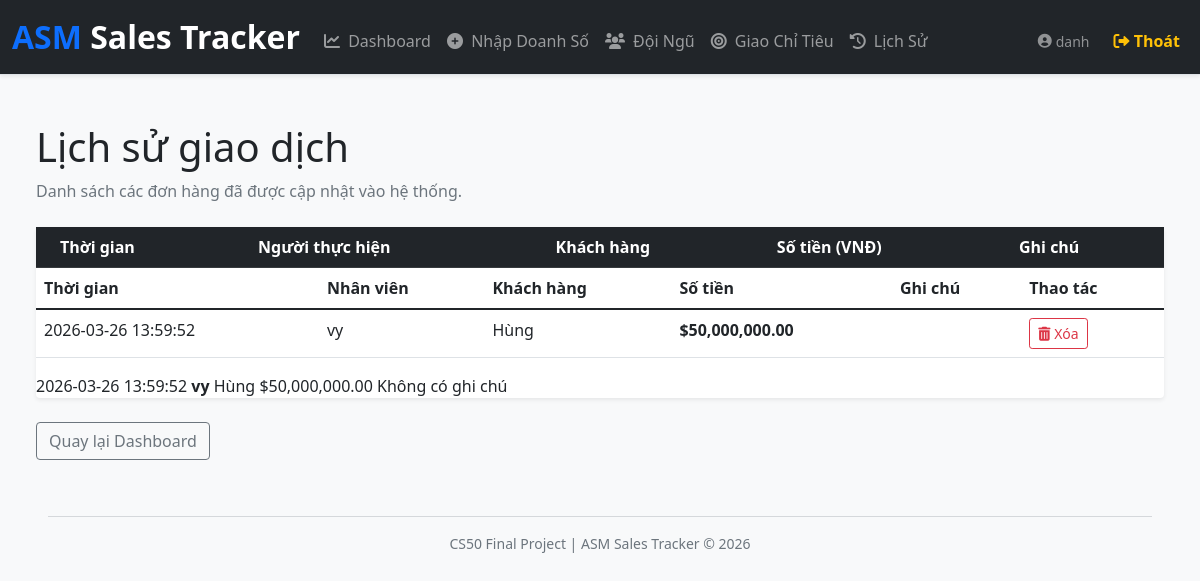
Screenshot of /history (signed in) with the database file from the repository.
### tables this page shows
CREATE TABLE sales (
    id INTEGER PRIMARY KEY AUTOINCREMENT,
    user_id INTEGER NOT NULL,
    amount REAL NOT NULL,
    customer_name TEXT,
    note TEXT,
    timestamp DATETIME DEFAULT CURRENT_TIMESTAMP,
    FOREIGN KEY(user_id) REFERENCES users(id)
);

CREATE TABLE users (
    id INTEGER PRIMARY KEY AUTOINCREMENT,
    username TEXT NOT NULL UNIQUE,
    hash TEXT NOT NULL,
    full_name TEXT NOT NULL,
    role_level INTEGER NOT NULL,
    manager_id INTEGER,
    region TEXT,
    FOREIGN KEY(manager_id) REFERENCES users(id)
);

### app.py (the view, shortened to what this page needs)
@app.route("/history")
@login_required
def history():
    user_id = session["user_id"]
    level = session.get("role_level")
    if level == 1: # ASM: Xem tất cả đơn hàng trong hệ thống
        sales = db.execute("""
            SELECT s.*, u.full_name
            FROM sales s
            JOIN users u ON s.user_id = u.id
            ORDER BY s.timestamp DESC
        """)
    return render_template("history.html", sales=sales)

### app.py (called while the page is built)
@app.after_request
def after_request(request):
    request.headers["Cache-Control"] = "no-cache, no-store, must-revalidate"
    request.headers["Expires"] = 0
    request.headers["Pragma"] = "no-cache"
    return request

### helpers.py (called while the page is built)
def login_required(f):
    @wraps(f)
    def decorated_function(*args, **kwargs):
        if session.get("user_id") is None:
            return redirect("/login")
        return f(*args, **kwargs)
    return decorated_function

def usd(value):
    return f"${value:,.2f}"

### templates/history.html (shortened to what this page needs)
{% extends "layout.html" %}
{% block main %}
<div class="container-fluid px-4">
    <h1 class="mt-4 text-start">Lịch sử giao dịch</h1>
    <p class="text-muted text-start mb-4">Danh sách các đơn hàng đã được cập nhật vào hệ thống.</p>
    <div class="card shadow-sm border-0">
        <div class="card-body p-0">
            <table class="table table-hover mb-0">
                <thead class="table-dark">
                    <tr>
                        <th class="ps-4">Thời gian</th>
                        <th>Người thực hiện</th>
                        <th>Khách hàng</th>
                        <th>Số tiền (VNĐ)</th>
                        <th>Ghi chú</th>
                    </tr>
                </thead>
                <table class="table table-hover">
    <thead>
        <tr>
            <th>Thời gian</th>
            <th>Nhân viên</th>
            <th>Khách hàng</th>
            <th>Số tiền</th>
            <th>Ghi chú</th>
            <th>Thao tác</th> </tr>
    </thead>
    <tbody>
        {% for row in sales %}
        <tr>
            <td>{{ row.timestamp }}</td>
            <td>{{ row.full_name }}</td>
            <td>{{ row.customer_name }}</td>
            <td class="fw-bold">{{ row.amount | usd }}</td>
            <td><small>{{ row.note }}</small></td>
            <td>
                <form action="/delete_sale" method="post"
                      onsubmit="return confirm('Bạn có chắc chắn muốn xóa đơn hàng này?');">
                    <button type="submit" class="btn btn-sm btn-outline-danger">
                        <i class="fas fa-trash-alt"></i> Xóa
                    </button>
                </form>
            </td>
        </tr>
        {% endfor %}
    </tbody>
</table>
                <tbody>
                    {% for row in sales %}
                    <tr>
                        <td class="ps-4 text-muted small">
                            {{ row.timestamp }}
                        </td>
                        <td><strong>{{ row.full_name }}</strong></td>
                        <td>{{ row.customer_name if row.customer_name else "-" }}</td>
                        <td class="text-primary fw-bold">{{ row.amount | usd }}</td>
                        <td class="text-start small text-secondary">
                            {{ row.note if row.note else "Không có ghi chú" }}
                        </td>
                    </tr>
                    {% else %}
                    <tr>
                        <td colspan="5" class="py-5 text-center text-muted">
                            Chưa có dữ liệu giao dịch nào được ghi nhận.
                        </td>
                    </tr>
                    {% endfor %}
                </tbody>
            </table>
        </div>
    </div>
    <div class="mt-4 text-start">
        <a href="/" class="btn btn-outline-secondary">Quay lại Dashboard</a>
    </div>
</div>
{% endblock %}

### rows the page displays
sales: timestamp "2026-03-26 13:59:52", full_name "vy", customer_name "Hùng", amount "$50,000,000.00", note "Không có ghi chú"

### other values shown
{{ session["full_name"] }} "danh"
